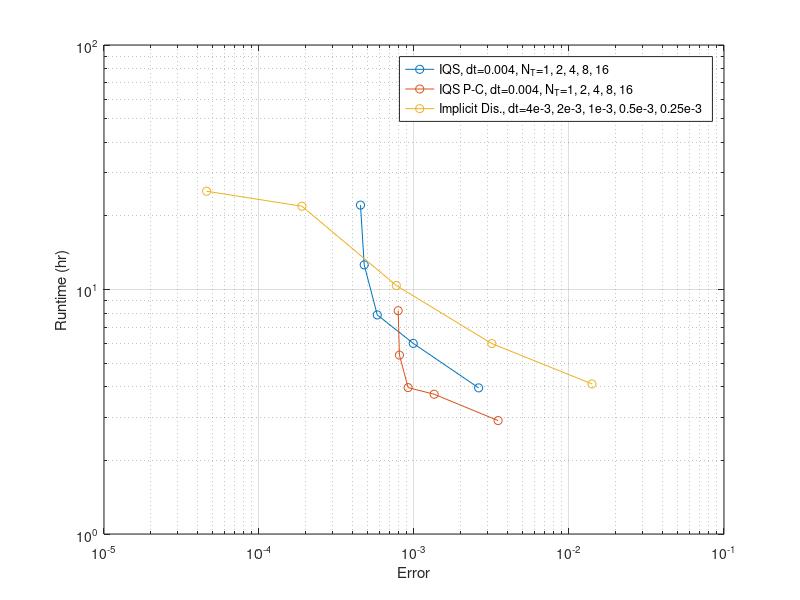
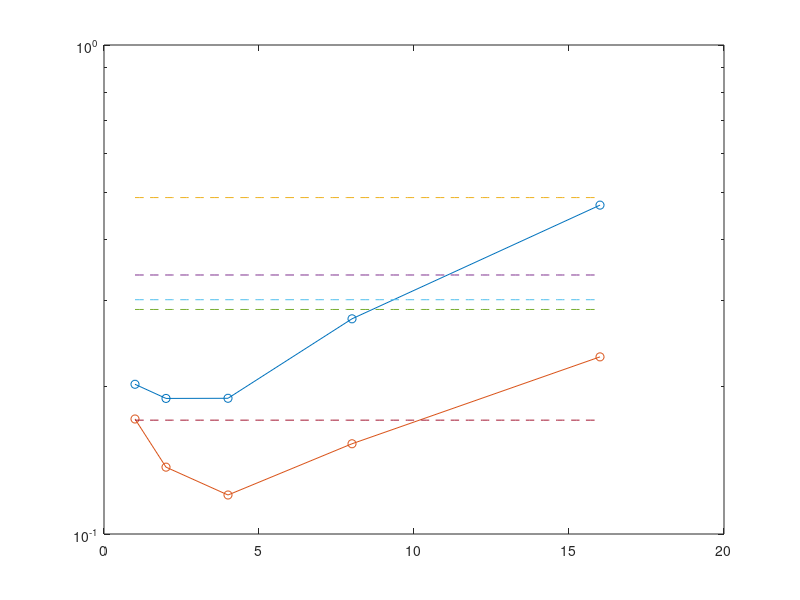

These charts were generated, in order, by the following MATLAB code:
clear; clc; close all

a = 0.5;

bf.err = [1.407e-2 3.174e-3 7.690e-4 1.892e-4 4.590e-5];
bf.rt = [4.11 6.01 10.38 21.91 25.23];
bf.dt = [4e-3, 2e-3, 1e-3, 0.5e-3, 0.25e-3];
bf.eff = bf.err.^a.*bf.rt;

iqs.err = [2.612e-3 9.893e-4 5.796e-4 4.772e-4 4.516e-4];
iqs.rt = [3.96 6.02 7.87 12.61 22.14];
iqs.nt = [1, 2, 4, 8, 16];
iqs.eff = iqs.err.^a.*iqs.rt;

iqspc.err = [3.488e-3 1.349e-3 9.161e-4 8.052e-4 7.905e-4];
iqspc.rt = [2.91 3.73 3.97 5.39 8.19];
iqspc.nt = [1, 2, 4, 8, 16];
iqspc.eff = iqspc.err.^a.*iqspc.rt;

figure
loglog(iqs.err,iqs.rt,'o-', iqspc.err,iqspc.rt,'o-', bf.err,bf.rt,'o-')
xlabel('Error')
ylabel('Runtime (hr)')
legend('IQS, dt=0.004, N_T=1, 2, 4, 8, 16','IQS P-C, dt=0.004, N_T=1, 2, 4, 8, 16','Implicit Dis., dt=4e-3, 2e-3, 1e-3, 0.5e-3, 0.25e-3')
grid on

figure
semilogy(iqs.nt,iqs.eff,'o-', iqspc.nt,iqspc.eff,'o-')
hold on
nn = linspace(min(iqs.nt),max(iqs.nt),100);
for i=1:length(bf.eff)
    eff = ones(size(nn))*bf.eff(i);
    semilogy(nn,eff,'--');
end

